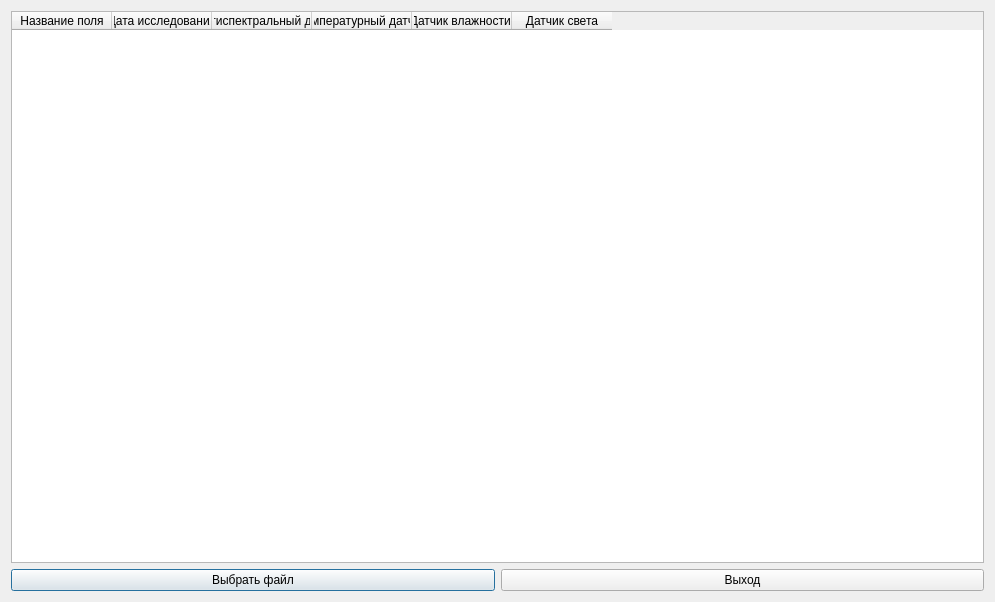
<?xml version="1.0" encoding="UTF-8"?>
<ui version="4.0">
 <class>Dialog</class>
 <widget class="QDialog" name="Dialog">
  <property name="geometry">
   <rect>
    <x>0</x>
    <y>0</y>
    <width>995</width>
    <height>602</height>
   </rect>
  </property>
  <property name="windowTitle">
   <string>Dialog</string>
  </property>
  <layout class="QGridLayout" name="gridLayout_2">
   <item row="0" column="0">
    <layout class="QGridLayout" name="gridLayout">
     <item row="0" column="0">
      <widget class="QTableWidget" name="tableWidget">
       <attribute name="verticalHeaderCascadingSectionResizes">
        <bool>false</bool>
       </attribute>
       <attribute name="verticalHeaderMinimumSectionSize">
        <number>50</number>
       </attribute>
       <column>
        <property name="text">
         <string>Название поля</string>
        </property>
       </column>
       <column>
        <property name="text">
         <string>Дата исследования</string>
        </property>
       </column>
       <column>
        <property name="text">
         <string>Мультиспектральный датчик</string>
        </property>
       </column>
       <column>
        <property name="text">
         <string>Температурный датчик</string>
        </property>
       </column>
       <column>
        <property name="text">
         <string>Датчик влажности </string>
        </property>
       </column>
       <column>
        <property name="text">
         <string>Датчик света</string>
        </property>
       </column>
      </widget>
     </item>
     <item row="1" column="0">
      <layout class="QHBoxLayout" name="horizontalLayout">
       <item>
        <widget class="QPushButton" name="pushButton">
         <property name="text">
          <string>Выбрать файл</string>
         </property>
        </widget>
       </item>
       <item>
        <widget class="QPushButton" name="pushButton_2">
         <property name="text">
          <string>Выход</string>
         </property>
        </widget>
       </item>
      </layout>
     </item>
    </layout>
   </item>
  </layout>
 </widget>
 <resources/>
 <connections/>
</ui>
